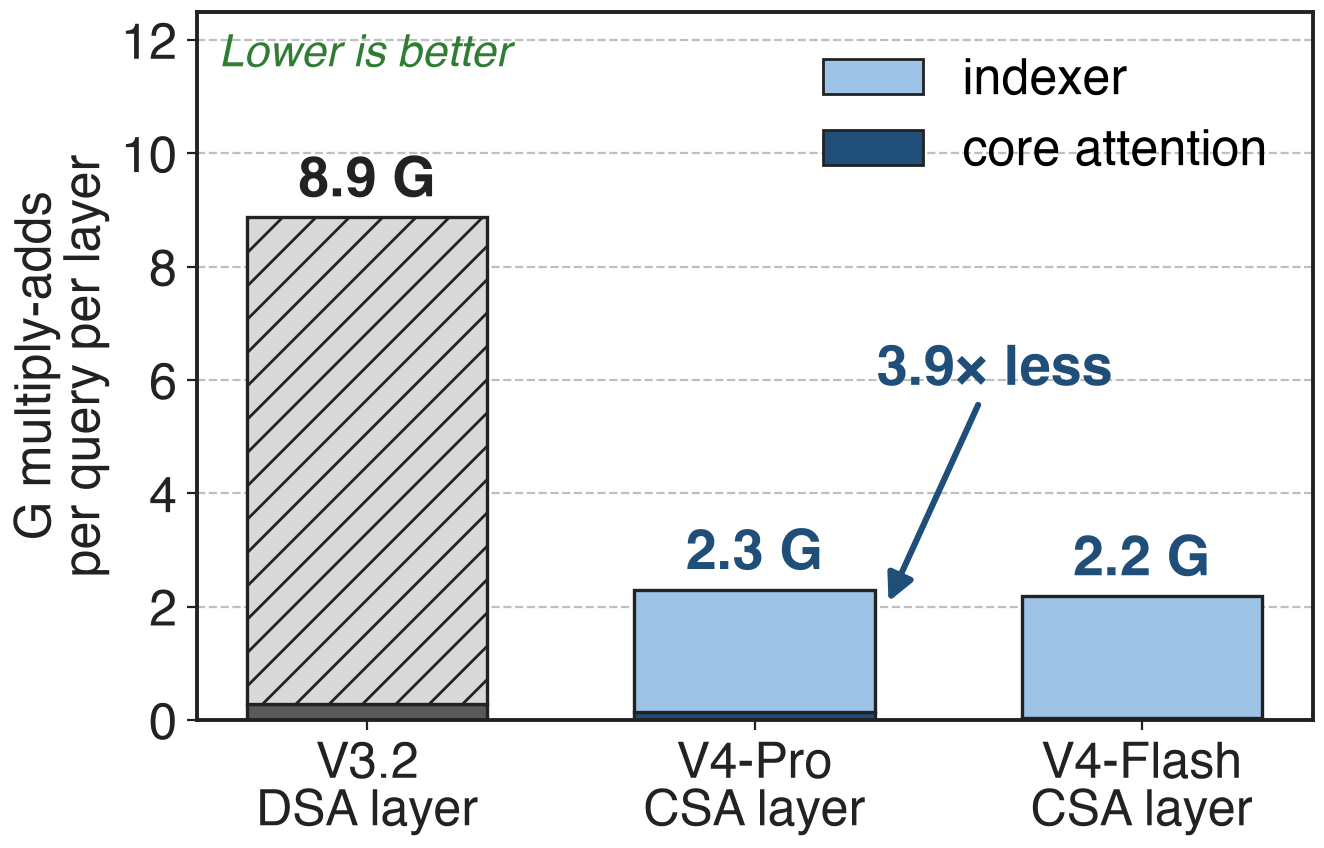

The Python source for this figure:
"""Analytic multiply-adds per query per attention layer at L = 2^20 (see notes/analytic.py)."""
import sys, pathlib; sys.path.insert(0, str(pathlib.Path(__file__).resolve().parents[3] / "scripts"))
sys.path.insert(0, str(pathlib.Path(__file__).resolve().parents[1] / "notes"))
import slidechart as sc
from matplotlib.patches import Patch
import analytic as an

sc.setup()
fig, ax = sc.figure("right")
rows = [("V3.2\nDSA layer", an.dsa_v32(an.L), False),
        ("V4-Pro\nCSA layer", an.csa_v4(an.L, 128, 1024), True),
        ("V4-Flash\nCSA layer", an.csa_v4(an.L, 64, 512), True)]
for i, (name, (idx, core), ours) in enumerate(rows):
    idx, core = idx / 1e9, core / 1e9
    dark, light = (sc.ACCENT, sc.ACCENT_LIGHT) if ours else ("#595959", "#D9D9D9")
    ax.bar(i, core, 0.62, color=dark, edgecolor=sc.INK, linewidth=1.2)
    ax.bar(i, idx, 0.62, bottom=core, color=light, edgecolor=sc.INK, linewidth=1.2,
           hatch=None if ours else "//")
    ax.text(i, idx + core + 0.2, f"{idx + core:.1f} G", ha="center", va="bottom", fontsize=20,
            fontweight="bold", color=sc.ACCENT if ours else sc.INK)
ax.set_xticks(range(3)); ax.set_xticklabels([r[0] for r in rows])
ax.set_ylabel("G multiply-adds\nper query per layer")
ax.set_ylim(0, 12.5)
ax.legend(handles=[Patch(facecolor=sc.ACCENT_LIGHT, edgecolor=sc.INK, label="indexer"),
                   Patch(facecolor=sc.ACCENT, edgecolor=sc.INK, label="core attention")],
          loc="upper right", frameon=False, fontsize=18)
sc.better(ax, "Lower is better", "upper left")
sc.callout(ax, "3.9× less", xy=(1.34, 2.0), xytext=(1.62, 6.2))
sc.save(fig, __file__)
